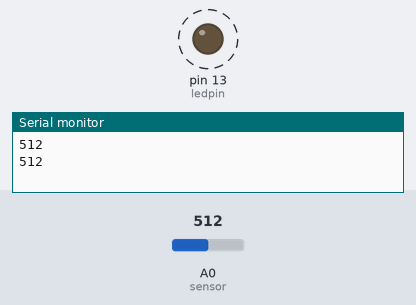
Simulated run of this sketch. Board: Arduino Uno, built with avr-gcc and run on an emulated ATmega328P. Parts: output pins drawn as LEDs (lit = HIGH), the last lines printed to the serial monitor. Dashed ring = blinking. The test bench sets the inputs (shaded band); at power-on: A0 (sensor) = 512.

Above: at 1.8 s.
1.9 s: A0 (sensor) set to 0
At 3.0 s:
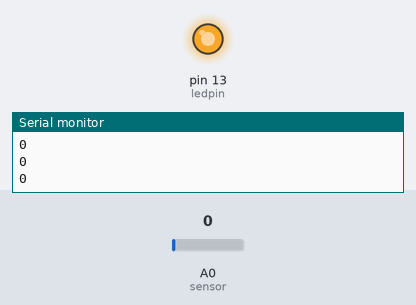
3.6 s: A0 (sensor) set to 122
At 3.91 s:
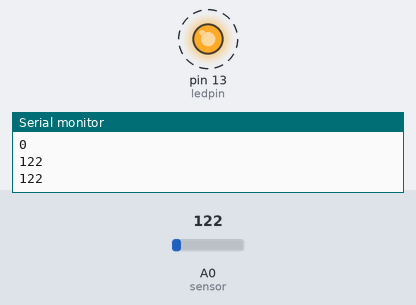
Timing chart, 0 to 13.1 s (numbered marks = the images above; inputs shaded):
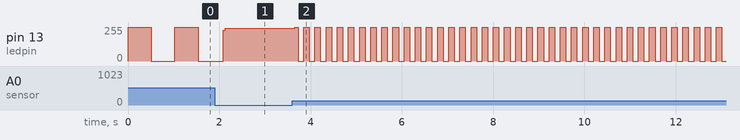

Measured:
- after the input at 3.6 s, pin 13 (ledpin): alternates 255/255 for 0.12 s and 0/255 for 0.12 s, starting after 0.05 s
- by itself, pin 13 (ledpin): alternates 255/255 for 0.51 s and 0/255 for 0.51 s

The sketch:

led_delay2.ino
```cpp
const int ledpin = 13;
const int sensor = 0;

void setup() {
  pinMode(ledpin , OUTPUT);
  Serial.begin(9600);
}

void loop() {

  int rate = analogRead(sensor);

  digitalWrite(ledpin , HIGH);
  Serial.println(rate);
  delay(rate);
  digitalWrite(ledpin , LOW);
  delay(rate);
//  Serial.println("LOW=%d",rate);

}
```
